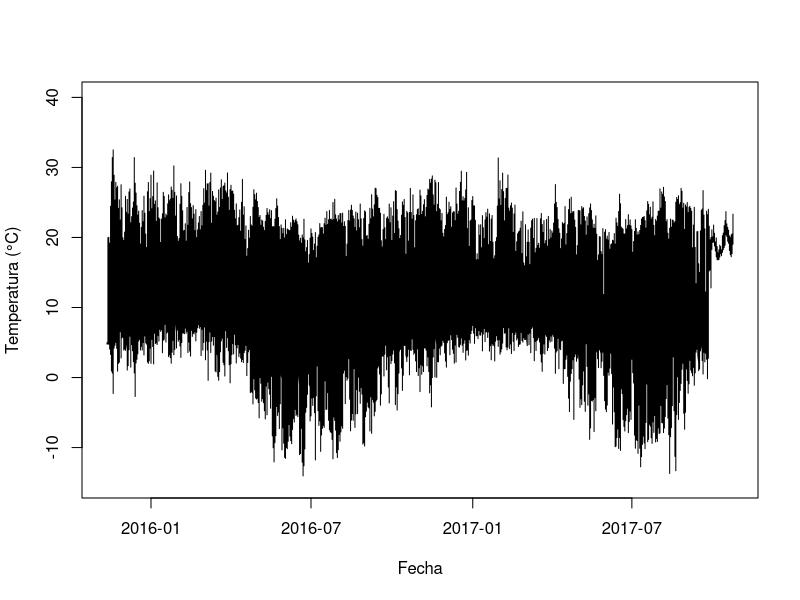
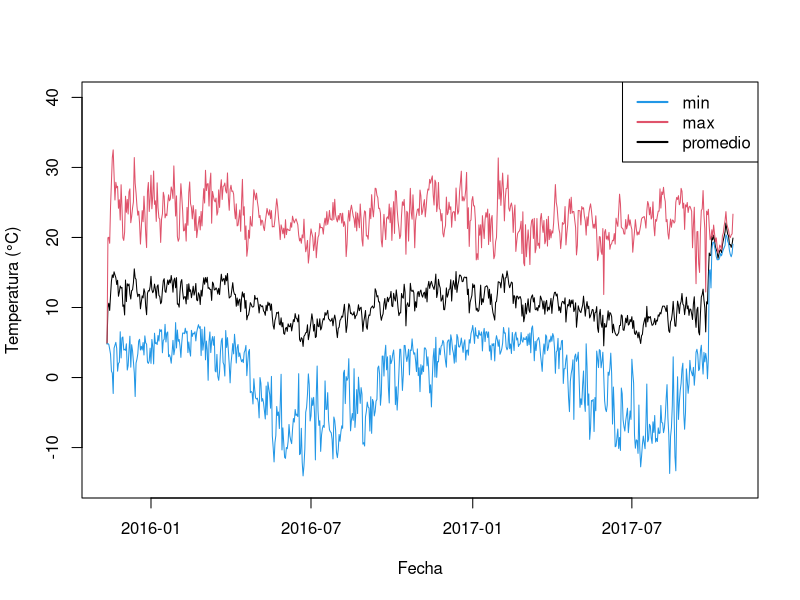
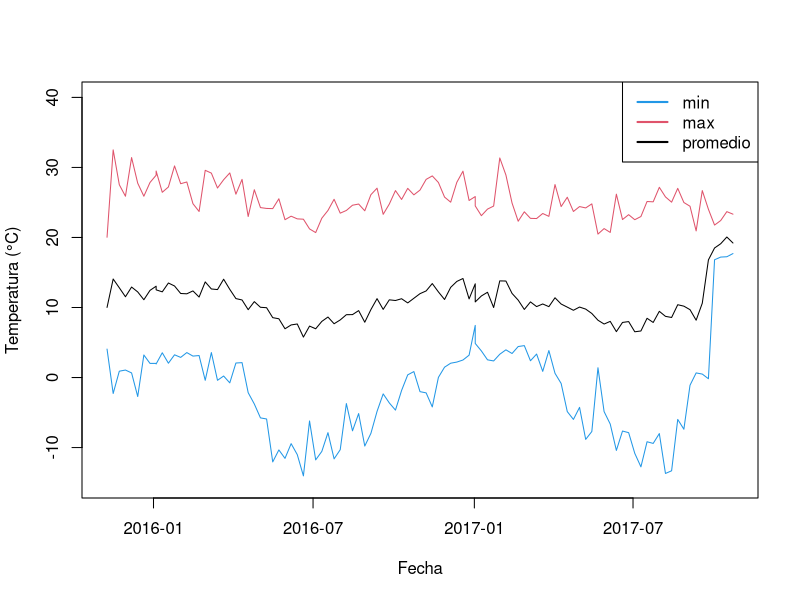
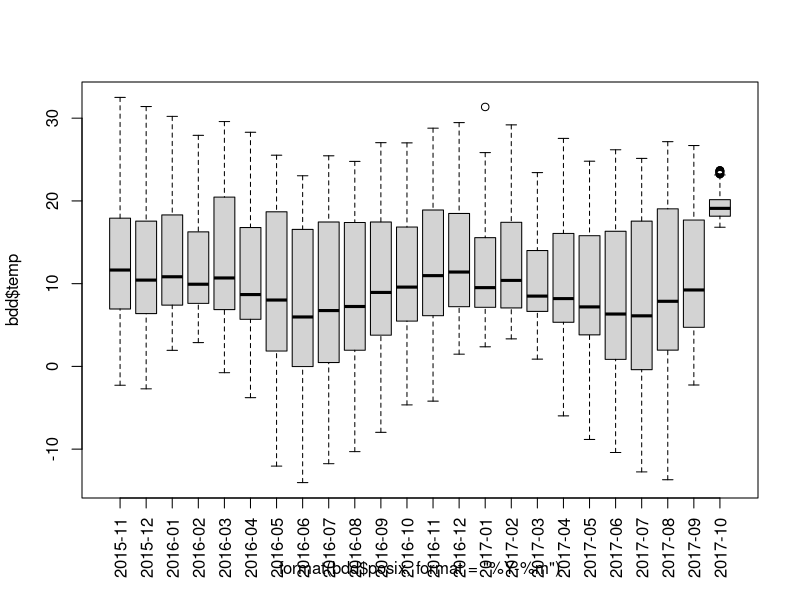
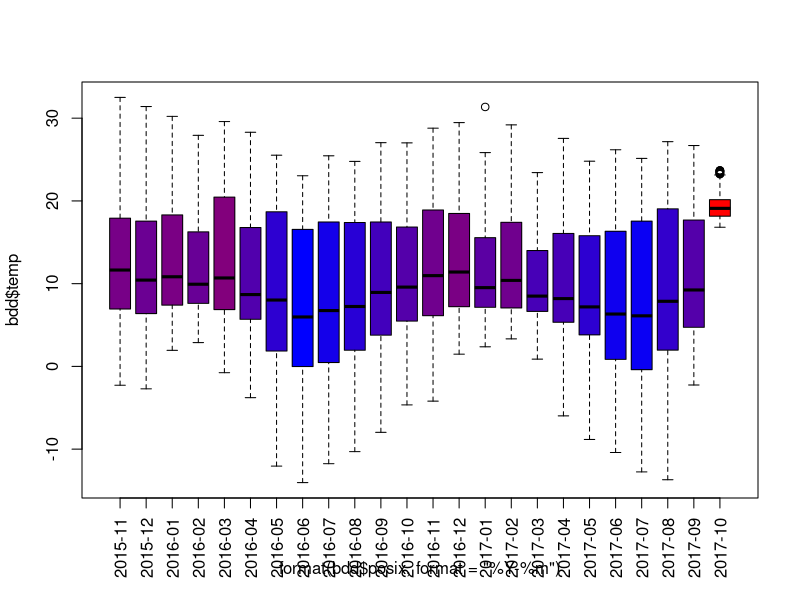
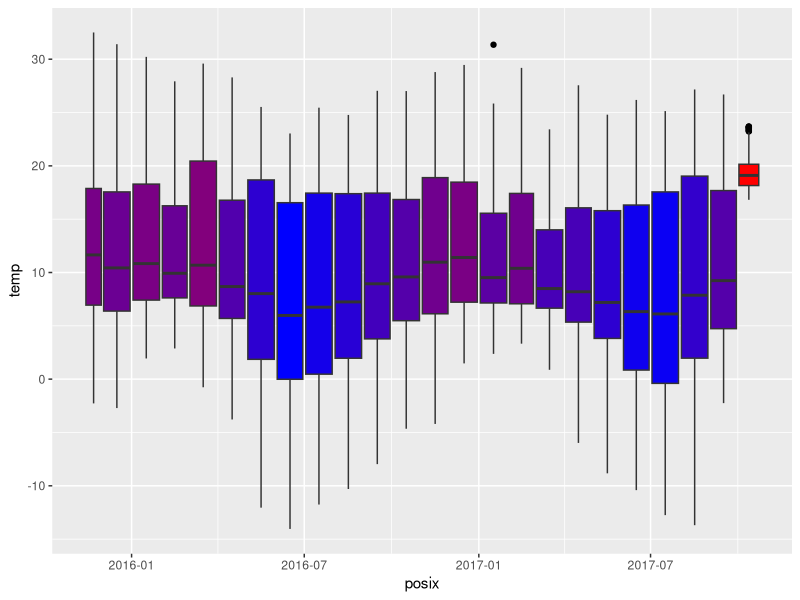
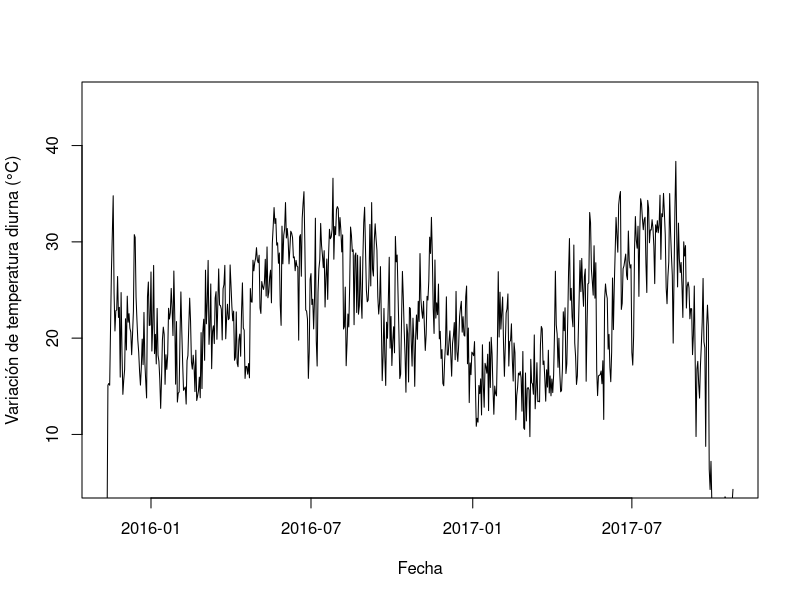
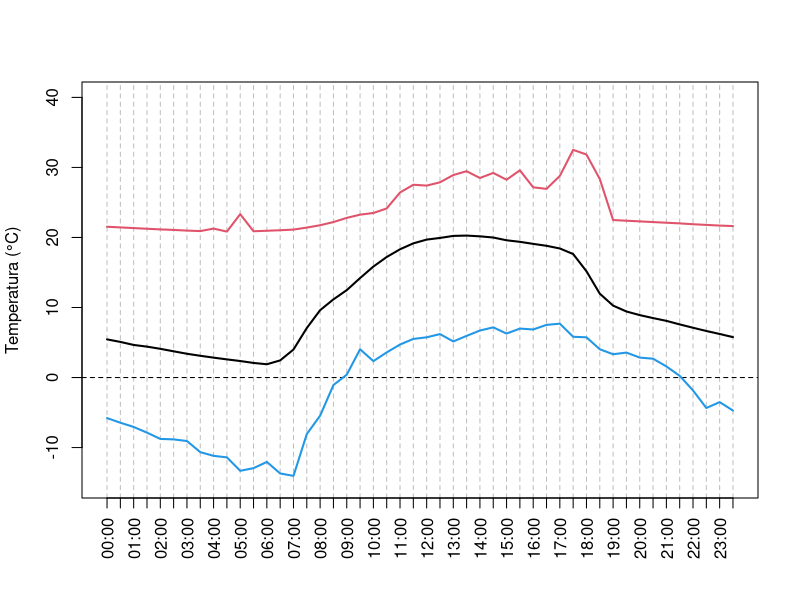

Here is the R script that generated these plots, in order:
## ---- chunk 1
bdd <- read.table("myFiles/E05C13.csv", skip = 1, header = TRUE, 
  sep = ",", dec = ".", stringsAsFactors = FALSE)
# Desde GitHub: 
# bdd <- read.table("https://raw.githubusercontent.com/frareb/myRBook_SP/master/myFiles/E05C13.csv", 
#   skip = 1, header = TRUE, sep = ",", dec = ".", stringsAsFactors = FALSE)
colnames(bdd) <- c("id", "date", "temp")
head(bdd)
tail(bdd)
str(bdd)
## ---- chunk 2
strsplit("11/12/15 23:00:00", split = " ")
## ---- chunk 3
strsplit("11/12/15 23:00:00", split = " ")[[1]]
## ---- chunk 4
bddDay <- sapply(strsplit(bdd[, 2], split = " "), "[[", 1)
head(bddDay)
## ---- chunk 5
bddDay <- as.Date(sapply(strsplit(bdd[, 2], split = " "), "[[", 1), format = "%m/%d/%y")
head(bddDay)
## ---- chunk 6
bdd$day <- bddDay
str(bdd)
## ---- chunk 7
bddPosix <- as.POSIXct(bdd$date, format = "%m/%d/%y %H:%M:%S")
head(bddPosix)
bdd$posix <- bddPosix
str(bdd)
## ---- chunk 8
plot(x = bdd$day, y = bdd$temp, 
	type = 'l', ylim = c(-15, 40), 
	xlab = "Fecha", ylab = "Temperatura (°C)")
## ---- chunk 9
tempDayMean <- tapply(bdd$temp, INDEX = bdd$day, FUN = mean)
tempDayMin <- tapply(bdd$temp, INDEX = bdd$day, FUN = min)
tempDayMax <- tapply(bdd$temp, INDEX = bdd$day, FUN = max)
plot(x = as.Date(names(tempDayMean), format = "%Y-%m-%d"), 
	y = tempDayMean, type = 'l', ylim = c(-15, 40), 
	xlab = "Fecha", ylab = "Temperatura (°C)")
points(as.Date(names(tempDayMin), format = "%Y-%m-%d"), 
	y = tempDayMin, type = 'l', col = 4)
points(as.Date(names(tempDayMax), format = "%Y-%m-%d"), 
	y = tempDayMax, type = 'l', col = 2)
legend("topright", legend = c("min", "max", "promedio"), 
  lty = 1, lwd = 2, col = c(4, 2, 1))
## ---- chunk 10
anoSem <- format(bdd$posix, format = "%Y-%W")
head(anoSem)
## ---- chunk 11
tempWeekMean <- tapply(bdd$temp, 
  INDEX = format(bdd$posix, format = "%Y-%W-1"), FUN = mean)
tempWeekMin <- tapply(bdd$temp, 
  INDEX = format(bdd$posix, format = "%Y-%W-1"), FUN = min)
tempWeekMax <- tapply(bdd$temp, 
  INDEX = format(bdd$posix, format = "%Y-%W-1"), FUN = max)
plot(x = as.Date(names(tempWeekMean), format = "%Y-%W-%u"), 
	y = tempWeekMean, type = 'l', ylim = c(-15, 40), 
	xlab = "Fecha", ylab = "Temperatura (°C)")
points(x = as.Date(names(tempWeekMin), format = "%Y-%W-%u"), 
	y = tempWeekMin, type = 'l', col = 4)
points(x = as.Date(names(tempWeekMax), format = "%Y-%W-%u"), 
	y = tempWeekMax, type = 'l', col = 2)
legend("topright", legend = c("min", "max", "promedio"), 
  lty = 1, lwd = 2, col = c(4, 2, 1))
## ---- chunk 12
boxplot(bdd$temp ~ format(bdd$posix, format = "%Y-%m"), las = 3)
## ---- chunk 13
tempMonthMean <- tapply(bdd$temp, 
  INDEX = format(bdd$posix, format = "%Y-%m"), FUN = mean)
myCol <- colorRampPalette(c("blue", "red"))(101)
tempMeanDayPos <- round(
  (tempMonthMean - min(tempMonthMean)) / 
    (max(tempMonthMean) - min(tempMonthMean))*100) + 1
boxplot(bdd$temp ~ format(bdd$posix, format = "%Y-%m"), las = 3, 
  col = myCol[tempMeanDayPos])
## ---- chunk 14
pkgCheck <- function(x){ 
	if (!require(x, character.only = TRUE)){
		install.packages(x, dependencies = TRUE)
		if(!require(x, character.only = TRUE)) {
			stop()
		}
	}
}
pkgCheck("ggplot2")

tempMonthMean <- tapply(bdd$temp, 
  INDEX = format(bdd$posix, format = "%Y-%m"), FUN = mean)
myCol <- colorRampPalette(c("blue", "red"))(101)
tempMeanDayPos <- round(
  (tempMonthMean - min(tempMonthMean)) / 
    (max(tempMonthMean) - min(tempMonthMean))*100) + 1
p01 <- ggplot(data = bdd, 
  aes(
    x = posix, 
    y = temp, 
    group = format(bdd$posix, format = "%Y-%m"))) + 
	geom_boxplot(outlier.colour = "black", fill = myCol[tempMeanDayPos])
p01
## ---- chunk 15
tempDayTR <- tempDayMax - tempDayMin
plot(x = as.Date(names(tempDayMean), format = "%Y-%m-%d"), 
	y = tempDayTR, type = 'l', ylim = c(5, 45), 
	xlab = "Fecha", ylab = "Variación de temperatura diurna (°C)")
## ---- chunk 16
tempHourMean <- aggregate(x = bdd$temp, 
  by = list(format(bdd$posix, format = "%H:%M")), FUN = mean)
tempHourMin <- aggregate(x = bdd$temp, 
  by = list(format(bdd$posix, format = "%H:%M")), FUN = min)
tempHourMax <- aggregate(x = bdd$temp, 
  by = list(format(bdd$posix, format = "%H:%M")), FUN = max)
hours <- seq(from = 0, to = 23.5, by = 0.5)
plot(x = hours, 
	y = tempHourMean[, 2], type = 'l', ylim = c(-15, 40), 
	xlab = "", ylab = "Temperatura (°C)", lwd = 2, 
	xaxt = "n", panel.first = {
		abline(v = hours, col = "gray", lty = 2)
		abline(h = 0, lty = 2)	
	})
axis(side = 1, at = hours, labels = tempHourMean[, 1], las = 2)
points(x = hours, y = tempHourMin[, 2], type = 'l', col = 4, lwd = 2)
points(x = hours, y = tempHourMax[, 2], type = 'l', col = 2, lwd = 2)
## ---- chunk 17
meses <- c("Enero", "Febrero", "Marzo", "Abril", "Mayo", "Junio", 
	"Julio", "Agosto", "Septiembre", "Octubre", "Noviembre", "Diciembre")
hours <- seq(from = 0, to = 23.5, by = 0.5)
bddMonth <- format(bdd$day, format = "%m")
tempDayEachMonth <- lapply(sort(unique(bddMonth)), function(myMonth){
	bddX <- bdd[bddMonth == myMonth, ]
	tempHourMean <- aggregate(x = bddX$temp, by = list(format(bddX$posix, format = "%H:%M")), FUN = mean)
	tempHourMin <- aggregate(x = bddX$temp, by = list(format(bddX$posix, format = "%H:%M")), FUN = min)
	tempHourMax <- aggregate(x = bddX$temp, by = list(format(bddX$posix, format = "%H:%M")), FUN = max)
	return(data.frame(tempHourMean, tempHourMin, tempHourMax))
})

# for (i in seq_along(tempDayEachMonth)){ # para todos los meses
for (i in 1:2){ # solo para Enero y Febrero 
	plot(x = hours, y = tempDayEachMonth[[i]][, 2], 
		type = 'l', ylim = c(-15, 40), 
		xlab = "", ylab = "Temperatura (°C)", lwd = 2, 
		main = meses[i],
		xaxt = "n", panel.first = {
			abline(v = hours, col = "gray", lty = 2)
			abline(h = 0, lty = 2)	
		})
	axis(side = 1, at = hours, labels = tempHourMean[, 1], las = 2)
	points(x = hours, y = tempDayEachMonth[[i]][, 4], 
		type = 'l', col = 4, lwd = 2)
	points(x = hours, y = tempDayEachMonth[[i]][, 6], 
		type = 'l', col = 2, lwd = 2)
}
## ---- chunk 18
plot(x = hours, y = tempDayEachMonth[[1]][, 2], type = 'n', ylim = c(-10, 35),
	xlab = "", ylab = "Temperatura promedia (°C)",
	xaxt = "n", 
	panel.first = {
		abline(v = hours, col = "gray", lty = 2)
		abline(h = 0, lty = 2)	
	})
axis(side = 1, at = hours, labels = tempHourMean[, 1], las = 2)
myColors <- c("#A6CEE3", "#1F78B4", "#B2DF8A", "#33A02C", "#FB9A99", 
	"#E31A1C", "#FDBF6F", "#FF7F00", "#CAB2D6", "#6A3D9A", "#FFFF99", 
	"#B15928")
for (i in seq_along(tempDayEachMonth)){
	points(x = hours, 
		y = tempDayEachMonth[[i]][, 2], 
		type = 'l', col = myColors[i], lwd = 2)
}
legend("topright", ncol = 4, legend = meses, col = myColors, 
	lty = 1, lwd = 2, cex = 0.8)

plot(x = hours, y = tempDayEachMonth[[1]][, 2], type = 'n', ylim = c(0, 30),
	xlab = "", ylab = "Variación de temperatura diurna (°C)",
	xaxt = "n", 
	panel.first = {
		abline(v = hours, col = "gray", lty = 2)
		abline(h = 0, lty = 2)	
	})
axis(side = 1, at = hours, labels = tempHourMean[, 1], las = 2)
myColors <- c("#A6CEE3", "#1F78B4", "#B2DF8A", "#33A02C", "#FB9A99", 
	"#E31A1C", "#FDBF6F", "#FF7F00", "#CAB2D6", "#6A3D9A", "#FFFF99", 
	"#B15928")
for (i in seq_along(tempDayEachMonth)){
	points(x = hours, 
		y = tempDayEachMonth[[i]][, 6] - tempDayEachMonth[[i]][, 4], 
		type = 'l', col = myColors[i], lwd = 2)
}
legend("topright", ncol = 4, legend = meses, col = myColors, 
	lty = 1, lwd = 2, cex = 0.8)
## ---- chunk 19
pkgCheck <- function(x){ 
	if (!require(x, character.only = TRUE)){
		install.packages(x, dependencies = TRUE)
		if(!require(x, character.only = TRUE)) {
			stop()
		}
	}
}
pkgCheck("ggplot2")
pkgCheck("ggridges")
pkgCheck("viridis")
meanTemps <- unlist(lapply(tempDayEachMonth, "[[", 2))
labelMonth <- rep(meses, each = 48)
dfTemps <- data.frame(month = labelMonth, value = meanTemps, 
  stringsAsFactors = FALSE)
dfTemps$month <- factor(dfTemps$month, levels = rev(meses))
p <- ggplot(data = dfTemps, aes(y = month, x = value,  fill = ..x..))
p <- p + geom_density_ridges_gradient(stat="binline")
p <- p + scale_fill_viridis(name = "Temp. [°C]", option = "C")
p <- p + xlab("Temperature") + ylab("") +
    theme(
      legend.position="none",
      panel.spacing = unit(0.1, "lines"),
      strip.text.x = element_text(size = 8)
    ) 
p
